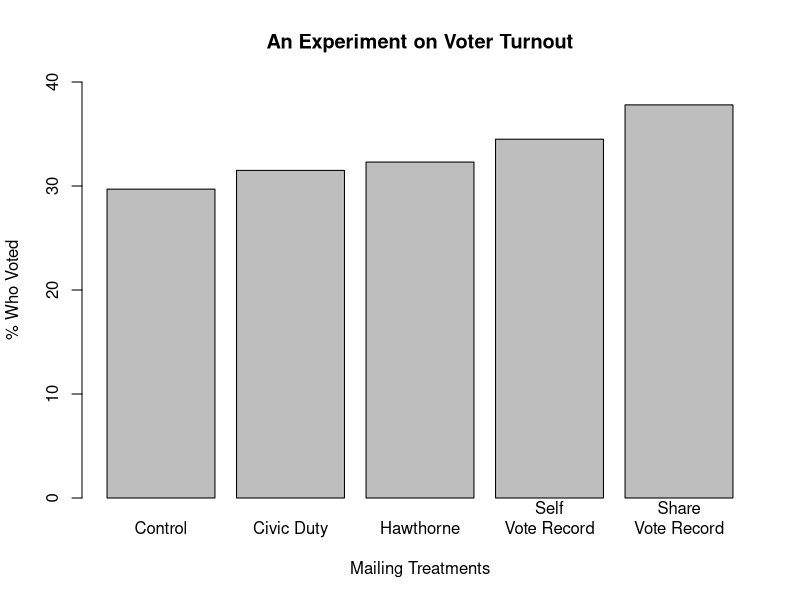

This chart was generated by the following R code:
## ---- chunk 1
knitr::opts_chunk$set(echo = FALSE)
require(knitr)
## ---- chunk 2

barplot(height = c(29.7, 31.5, 32.3, 34.5, 37.8),
        names.arg = c("Control", "Civic Duty", "Hawthorne", "Self\nVote Record", "Share\nVote Record"),
        ylab = "% Who Voted", ylim = c(0, 40), xlab = "Mailing Treatments",
        main = "An Experiment on Voter Turnout")

